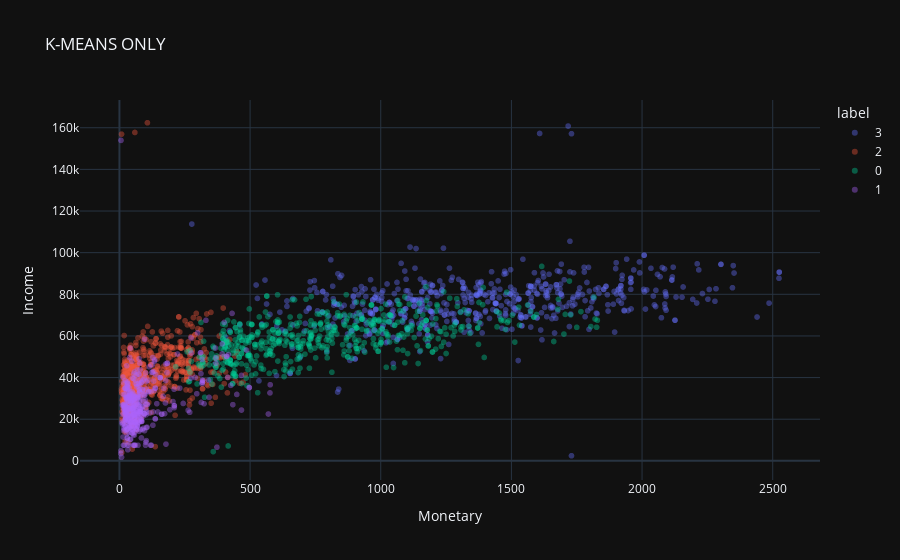

The notebook cell saved with this chart:
### Code cell
# Plot
plot_kmeans = px.scatter(
        df_kmeans.query("Income < 600000"), 
        x = 'Monetary',
        y = 'Income',
        color = "label",
        opacity=0.4,
        template="plotly_dark",
        title = "K-MEANS ONLY"
)
plot_kmeans

### Figure 1 — Plotly figure (JSON) as saved in the notebook; plotly's stock layout.template omitted (floating-point values rounded to 4 significant figures; data arrays with more than 128 entries replaced by an {"elided": "..."} marker saying what was removed)
{"data": [{"hovertemplate": "label=3<br>Monetary=%{x}<br>Income=%{y}<extra></extra>", "legendgroup": "3", "marker": {"color": "#636efa", "opacity": 0.4, "symbol": "circle"}, "mode": "markers", "name": "3", "showlegend": true, "type": "scattergl", "x": {"elided": "564 int values"}, "xaxis": "x", "y": {"elided": "564 int values"}, "yaxis": "y"}, {"hovertemplate": "label=2<br>Monetary=%{x}<br>Income=%{y}<extra></extra>", "legendgroup": "2", "marker": {"color": "#EF553B", "opacity": 0.4, "symbol": "circle"}, "mode": "markers", "name": "2", "showlegend": true, "type": "scattergl", "x": {"elided": "672 int values"}, "xaxis": "x", "y": {"elided": "672 int values"}, "yaxis": "y"}, {"hovertemplate": "label=0<br>Monetary=%{x}<br>Income=%{y}<extra></extra>", "legendgroup": "0", "marker": {"color": "#00cc96", "opacity": 0.4, "symbol": "circle"}, "mode": "markers", "name": "0", "showlegend": true, "type": "scattergl", "x": {"elided": "560 int values"}, "xaxis": "x", "y": {"elided": "560 int values"}, "yaxis": "y"}, {"hovertemplate": "label=1<br>Monetary=%{x}<br>Income=%{y}<extra></extra>", "legendgroup": "1", "marker": {"color": "#ab63fa", "opacity": 0.4, "symbol": "circle"}, "mode": "markers", "name": "1", "showlegend": true, "type": "scattergl", "x": {"elided": "416 int values"}, "xaxis": "x", "y": {"elided": "416 int values"}, "yaxis": "y"}], "layout": {"legend": {"title": {"text": "label"}, "tracegroupgap": 0}, "title": {"text": "K-MEANS ONLY"}, "xaxis": {"anchor": "y", "domain": [0, 1], "title": {"text": "Monetary"}}, "yaxis": {"anchor": "x", "domain": [0, 1], "title": {"text": "Income"}}}}
